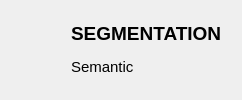
              <widget class="QWidget" name="page_5">
               <property name="autoFillBackground">
                <bool>false</bool>
               </property>
               <layout class="QHBoxLayout" name="horizontalLayout_10">
                <item>
                 <widget class="QToolButton" name="toolButton_8">
                  <property name="maximumSize">
                   <size>
                    <width>45</width>
                    <height>45</height>
                   </size>
                  </property>
                  <property name="autoFillBackground">
                   <bool>false</bool>
                  </property>
                  <property name="text">
                   <string/>
                  </property>
                  <property name="icon">
                   <iconset resource="icons.qrc">
                    <normaloff>:/png/resources/market.png</normaloff>:/png/resources/market.png</iconset>
                  </property>
                  <property name="iconSize">
                   <size>
                    <width>45</width>
                    <height>45</height>
                   </size>
                  </property>
                  <property name="checkable">
                   <bool>true</bool>
                  </property>
                  <property name="checked">
                   <bool>false</bool>
                  </property>
                  <property name="autoRaise">
                   <bool>true</bool>
                  </property>
                 </widget>
                </item>
                <item>
                 <widget class="QFrame" name="frame_26">
                  <property name="autoFillBackground">
                   <bool>false</bool>
                  </property>
                  <property name="frameShape">
                   <enum>QFrame::NoFrame</enum>
                  </property>
                  <property name="frameShadow">
                   <enum>QFrame::Plain</enum>
                  </property>
                  <layout class="QVBoxLayout" name="verticalLayout_96">
                   <item>
                    <widget class="QLabel" name="label_169">
                     <property name="font">
                      <font>
                       <pointsize>14</pointsize>
                       <bold>true</bold>
                      </font>
                     </property>
                     <property name="text">
                      <string>SEGMENTATION</string>
                     </property>
                    </widget>
                   </item>
                   <item>
                    <widget class="QLabel" name="label_170">
                     <property name="font">
                      <font>
                       <pointsize>11</pointsize>
                      </font>
                     </property>
                     <property name="text">
                      <string>Semantic</string>
                     </property>
                    </widget>
                   </item>
                  </layout>
                 </widget>
                </item>
               </layout>
              </widget>
